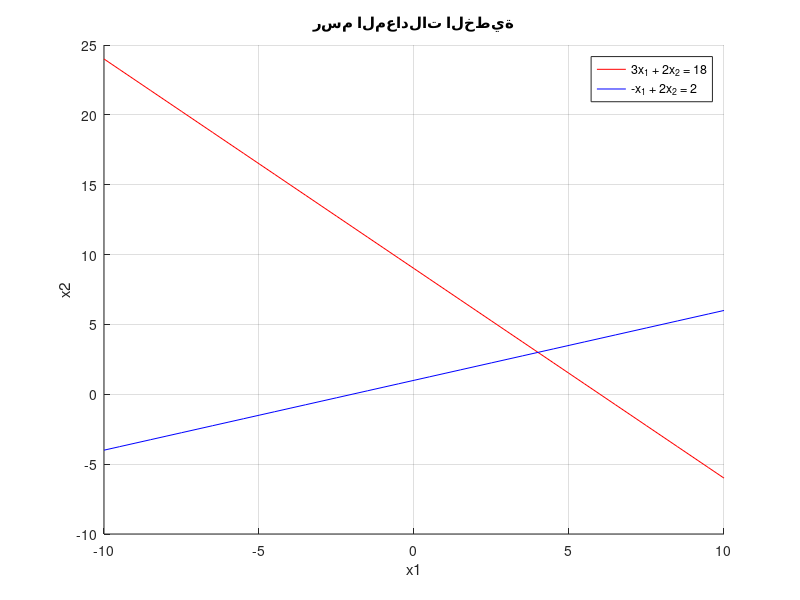

Write MATLAB code to recreate this figure.
x1 = -10:0.5:10;  

x2_1 = (18 - 3*x1) / 2;      
x2_2 = (2 + x1) / 2; 

figure;  
hold on;  
plot(x1, x2_1, 'r', 'DisplayName', '3x_1 + 2x_2 = 18');  
plot(x1, x2_2, 'b', 'DisplayName', '-x_1 + 2x_2 = 2');  

xlabel('x1');  
ylabel('x2');  
title('رسم المعادلات الخطية');  
legend show;  
grid on;  
hold off;  

A = [3 2; -1 2];  
B = [18; 2];  
solution = A\B;   
disp('القيم المثلى هي:');  
disp(['x1 = ', num2str(solution(1))]);  
disp(['x2 = ', num2str(solution(2))]);